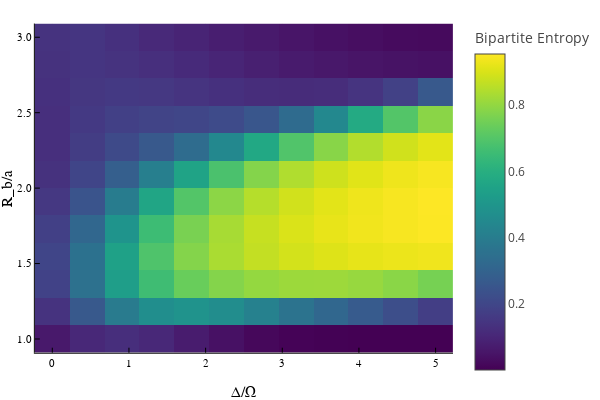

Write notebook code for a chart like this one.
### Code cell
plotlyjs()
N=6
resolution=12
separation_assumption=2
sites = siteinds("S=1/2", N)
psi0 = MPS(sites, ["Dn" for i = 1:N])
# psi0 = randomMPS(sites; linkdims=50)
plot(stand(N, resolution, separation_assumption, 1, 3, 5, psi0, sites, true))

### Figure 1 — Plotly figure (JSON) as saved in the notebook; plotly's stock layout.template omitted (floating-point values rounded to 4 significant figures; data arrays with more than 128 entries replaced by an {"elided": "..."} marker saying what was removed)
{"data": [{"colorbar": {"title": "Bipartite Entropy"}, "colorscale": {"elided": "256x2 mixed values"}, "hoverinfo": "text", "name": "y1", "showlegend": false, "showscale": true, "text": {"elided": "12x12 str values"}, "type": "heatmap", "x": [-0.2273, 0.2273, 0.6818, 1.136, 1.591, 2.045, 2.5, 2.955, 3.409, 3.864, 4.318, 4.773, 5.227], "xaxis": "x", "y": [0.9091, 1.091, 1.273, 1.455, 1.636, 1.818, 2, 2.182, 2.364, 2.545, 2.727, 2.909, 3.091], "yaxis": "y", "z": {"elided": "12x12 float values"}, "zmax": 0.9548, "zmin": 0.0002089}], "layout": {"annotations": [], "height": 400, "legend": {"bgcolor": "rgba(255, 255, 255, 1.000)", "bordercolor": "rgba(0, 0, 0, 1.000)", "borderwidth": 1, "font": {"color": "rgba(0, 0, 0, 1.000)", "family": "sans-serif", "size": 11}, "title": {"font": {"color": "rgba(0, 0, 0, 1.000)", "family": "sans-serif", "size": 15}, "text": ""}, "tracegroupgap": 0, "traceorder": "normal", "x": 1, "xanchor": "auto", "y": 1, "yanchor": "auto"}, "margin": {"b": 20, "l": 0, "r": 0, "t": 20}, "paper_bgcolor": "rgba(255, 255, 255, 1.000)", "plot_bgcolor": "rgba(255, 255, 255, 1.000)", "showlegend": true, "width": 600, "xaxis": {"anchor": "y", "domain": [0.07647, 0.9934], "gridcolor": "rgba(0, 0, 0, 0.100)", "gridwidth": 0.5, "linecolor": "rgba(0, 0, 0, 1.000)", "mirror": false, "range": [-0.2273, 5.227], "showgrid": true, "showline": true, "showticklabels": true, "tickangle": 0, "tickcolor": "rgb(0, 0, 0)", "tickfont": {"color": "rgba(0, 0, 0, 1.000)", "family": "sans-serif", "size": 11}, "tickmode": "array", "ticks": "inside", "ticktext": ["0", "1", "2", "3", "4", "5"], "tickvals": [0, 1, 2, 3, 4, 5], "title": "Δ/Ω", "titlefont": {"color": "rgba(0, 0, 0, 1.000)", "family": "sans-serif", "size": 15}, "type": "-", "visible": true, "zeroline": false, "zerolinecolor": "rgba(0, 0, 0, 1.000)"}, "yaxis": {"anchor": "x", "domain": [0.07581, 0.9902], "gridcolor": "rgba(0, 0, 0, 0.100)", "gridwidth": 0.5, "linecolor": "rgba(0, 0, 0, 1.000)", "mirror": false, "range": [0.9091, 3.091], "showgrid": true, "showline": true, "showticklabels": true, "tickangle": 0, "tickcolor": "rgb(0, 0, 0)", "tickfont": {"color": "rgba(0, 0, 0, 1.000)", "family": "sans-serif", "size": 11}, "tickmode": "array", "ticks": "inside", "ticktext": ["1.0", "1.5", "2.0", "2.5", "3.0"], "tickvals": [1, 1.5, 2, 2.5, 3], "title": "R_b/a", "titlefont": {"color": "rgba(0, 0, 0, 1.000)", "family": "sans-serif", "size": 15}, "type": "-", "visible": true, "zeroline": false, "zerolinecolor": "rgba(0, 0, 0, 1.000)"}}}
